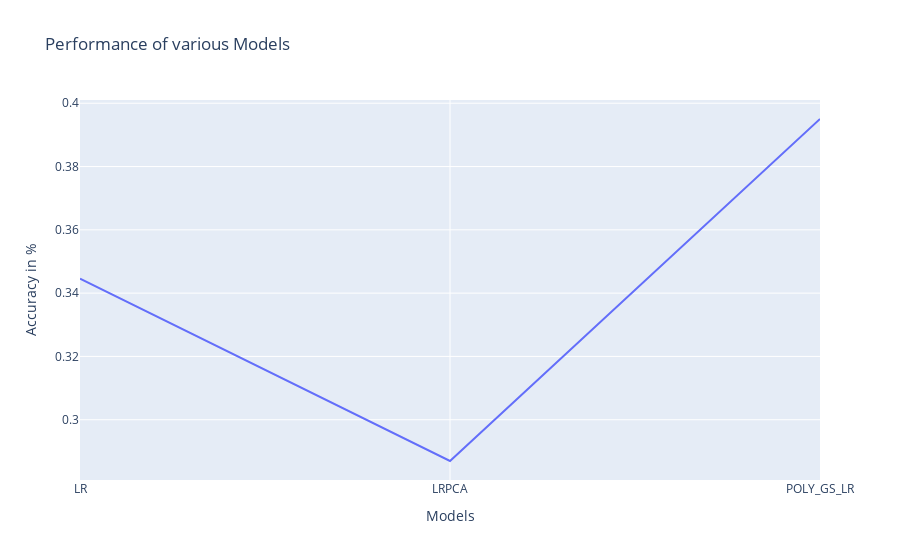

Here is the notebook cell this chart was saved with:
### Code cell
px.line(x=test_performance.keys(),y=test_performance.values(),title="Performance of various Models").update_layout(
    xaxis_title="Models", yaxis_title="Accuracy in %"
)

### Figure 1 — Plotly figure (JSON) as saved in the notebook; plotly's stock layout.template omitted (floating-point values rounded to 4 significant figures)
{"data": [{"hovertemplate": "x=%{x}<br>y=%{y}<extra></extra>", "legendgroup": "", "line": {"color": "#636efa", "dash": "solid"}, "marker": {"symbol": "circle"}, "mode": "lines", "name": "", "orientation": "v", "showlegend": false, "type": "scatter", "x": ["LR", "LRPCA", "POLY_GS_LR"], "xaxis": "x", "y": [0.3446, 0.287, 0.395], "yaxis": "y"}], "layout": {"legend": {"tracegroupgap": 0}, "title": {"text": "Performance of various Models"}, "xaxis": {"anchor": "y", "domain": [0, 1], "title": {"text": "Models"}}, "yaxis": {"anchor": "x", "domain": [0, 1], "title": {"text": "Accuracy in %"}}}}
